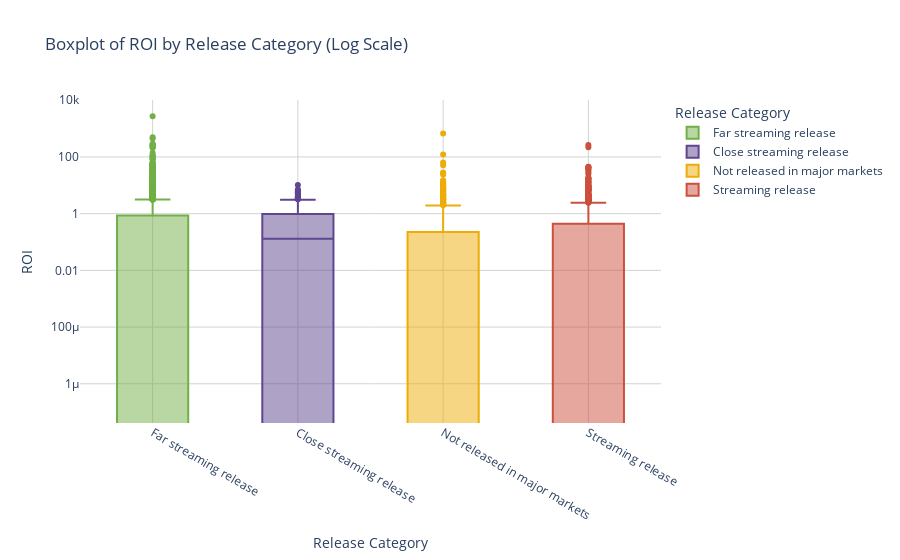

Notebook cell for this chart:
### Code cell
fig = px.box(filtered_data, x='release_category', y='roi', 
             title='Boxplot of ROI by Release Category (Log Scale)',
             labels={'roi': 'ROI', 'release_category': 'Release Category'},
             log_y=True,
             color='release_category',
             color_discrete_map= {
                'Streaming release': 'rgba(204, 80, 62, 1)',
                'Not released in major markets': 'rgba(237, 172, 8, 1)',
                'Far streaming release': 'rgba(115, 175, 72, 1)',
                'Close streaming release': 'rgba(95, 70, 144, 1)'
             }
             )

fig.update_layout(
    plot_bgcolor='white',
    paper_bgcolor='white',
    yaxis=dict(gridcolor='lightgray', zerolinecolor='lightgray'),
    xaxis=dict(gridcolor='lightgray', zerolinecolor='lightgray'),
    font=dict(size=12),
    legend_title_text='Release Category',
    
)

fig.show()

### Figure 1 — Plotly figure (JSON) as saved in the notebook; plotly's stock layout.template omitted (floating-point values rounded to 4 significant figures; data arrays with more than 128 entries replaced by an {"elided": "..."} marker saying what was removed)
{"data": [{"alignmentgroup": "True", "hovertemplate": "Release Category=%{x}<br>ROI=%{y}<extra></extra>", "legendgroup": "Far streaming release", "marker": {"color": "rgba(115, 175, 72, 1)"}, "name": "Far streaming release", "notched": false, "offsetgroup": "Far streaming release", "orientation": "v", "showlegend": true, "type": "box", "x": {"elided": "5831 str values"}, "x0": " ", "xaxis": "x", "y": {"elided": "5831 float values"}, "y0": " ", "yaxis": "y"}, {"alignmentgroup": "True", "hovertemplate": "Release Category=%{x}<br>ROI=%{y}<extra></extra>", "legendgroup": "Close streaming release", "marker": {"color": "rgba(95, 70, 144, 1)"}, "name": "Close streaming release", "notched": false, "offsetgroup": "Close streaming release", "orientation": "v", "showlegend": true, "type": "box", "x": {"elided": "226 str values"}, "x0": " ", "xaxis": "x", "y": {"elided": "226 float values"}, "y0": " ", "yaxis": "y"}, {"alignmentgroup": "True", "hovertemplate": "Release Category=%{x}<br>ROI=%{y}<extra></extra>", "legendgroup": "Not released in major markets", "marker": {"color": "rgba(237, 172, 8, 1)"}, "name": "Not released in major markets", "notched": false, "offsetgroup": "Not released in major markets", "orientation": "v", "showlegend": true, "type": "box", "x": {"elided": "743 str values"}, "x0": " ", "xaxis": "x", "y": {"elided": "743 float values"}, "y0": " ", "yaxis": "y"}, {"alignmentgroup": "True", "hovertemplate": "Release Category=%{x}<br>ROI=%{y}<extra></extra>", "legendgroup": "Streaming release", "marker": {"color": "rgba(204, 80, 62, 1)"}, "name": "Streaming release", "notched": false, "offsetgroup": "Streaming release", "orientation": "v", "showlegend": true, "type": "box", "x": {"elided": "843 str values"}, "x0": " ", "xaxis": "x", "y": {"elided": "843 float values"}, "y0": " ", "yaxis": "y"}], "layout": {"boxmode": "overlay", "font": {"size": 12}, "legend": {"title": {"text": "Release Category"}, "tracegroupgap": 0}, "paper_bgcolor": "white", "plot_bgcolor": "white", "title": {"text": "Boxplot of ROI by Release Category (Log Scale)"}, "xaxis": {"anchor": "y", "categoryarray": ["Far streaming release", "Close streaming release", "Not released in major markets", "Streaming release"], "categoryorder": "array", "domain": [0, 1], "gridcolor": "lightgray", "title": {"text": "Release Category"}, "zerolinecolor": "lightgray"}, "yaxis": {"anchor": "x", "domain": [0, 1], "gridcolor": "lightgray", "title": {"text": "ROI"}, "type": "log", "zerolinecolor": "lightgray"}}}
